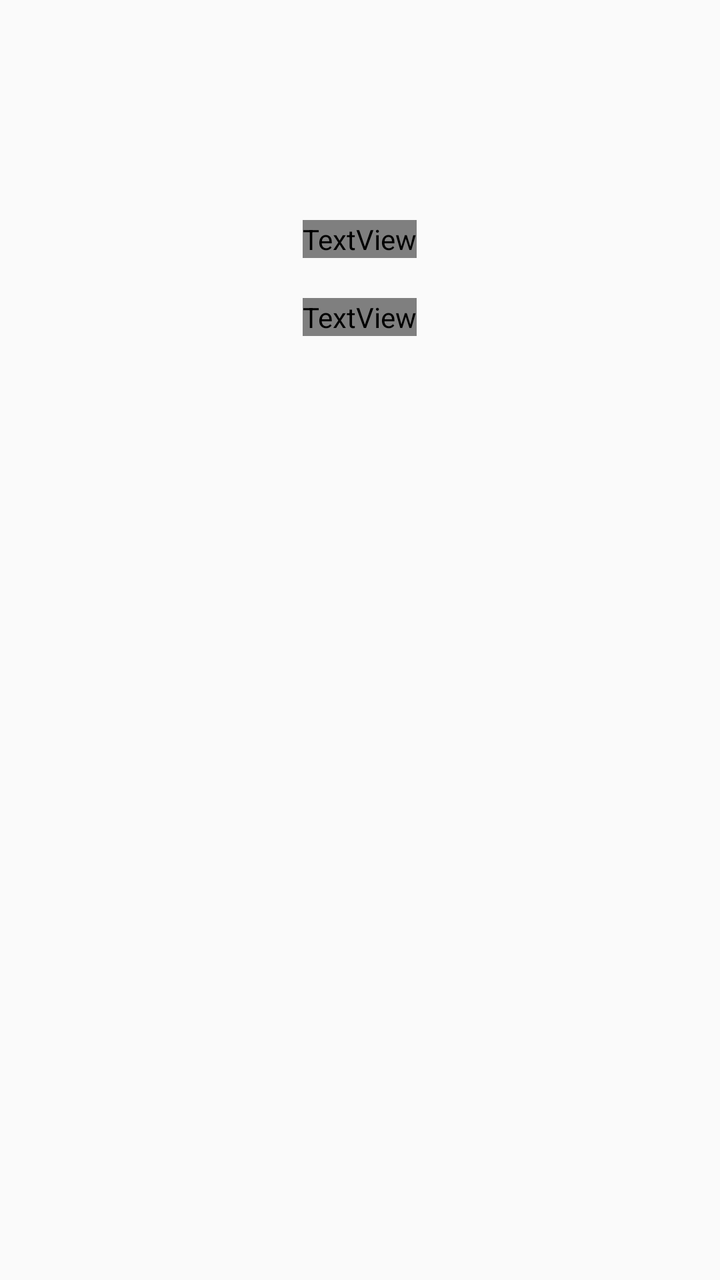
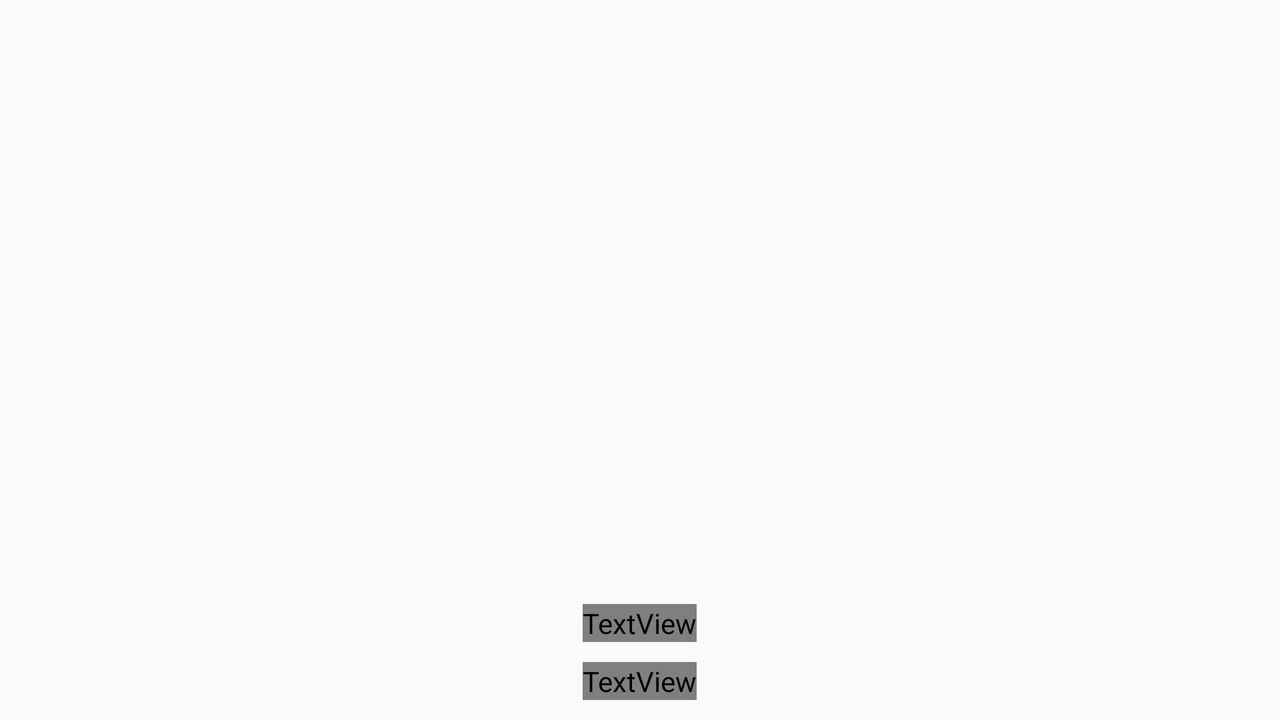

First picture: res/layout/ on a phone held upright. Second picture: the repository's own variant of that layout, on a device whose configuration matches the variant's folder. Source for both follows.
<!-- AndroidManifest.xml: application theme AppTheme -->
<!-- res/layout/result_fragment.xml -->
<?xml version="1.0" encoding="utf-8"?>
<RelativeLayout xmlns:android="http://schemas.android.com/apk/res/android"
    android:layout_width="match_parent"
    android:layout_height="match_parent"
    android:animateLayoutChanges="true"
    android:contentDescription="@string/result_fragment_content_description"
    android:padding="30dip">

    <RelativeLayout
        android:id="@+id/rl_progress_result_activity"
        android:layout_width="match_parent"
        android:layout_height="match_parent">

        <RelativeLayout
            android:id="@+id/rl_safelock_result_activity"
            android:layout_width="wrap_content"
            android:layout_height="wrap_content"
            android:layout_centerHorizontal="true"
            android:layout_marginBottom="20dip"
            android:layout_marginTop="60dip">

            <ImageView
                android:id="@+id/iv_safelock_background_result_activity"
                android:layout_width="wrap_content"
                android:layout_height="wrap_content" />

            <ImageView
                android:id="@+id/iv_safelock_spinner_result_activity"
                android:layout_width="wrap_content"
                android:layout_height="wrap_content" />

        </RelativeLayout>

        <TextView
            android:id="@+id/tv_progress_result_activity"
            android:layout_width="wrap_content"
            android:layout_height="wrap_content"
            android:layout_below="@id/rl_safelock_result_activity"
            android:layout_centerHorizontal="true"
            android:layout_marginBottom="20dip"
            android:gravity="center_horizontal"
            android:textColor="@color/csasColorWhite"
            android:textSize="20sp" />

        <TextView
            android:id="@+id/tv_progress_description_result_activity"
            android:layout_width="wrap_content"
            android:layout_height="wrap_content"
            android:layout_below="@id/tv_progress_result_activity"
            android:layout_centerHorizontal="true"
            android:layout_marginLeft="30dip"
            android:layout_marginRight="30dip"
            android:gravity="center_horizontal"
            android:textColor="@color/csasColorWhite"
            android:textSize="15sp" />
    </RelativeLayout>

    <RelativeLayout
        android:id="@+id/rl_result_result_activity"
        android:layout_width="match_parent"
        android:layout_height="match_parent"
        android:visibility="invisible">

        <Button
            android:layout_width="match_parent"
            android:layout_height="53dip"
            android:layout_alignParentBottom="true"
            android:layout_centerHorizontal="true"
            android:background="@drawable/button_round_blue" />

        <Button
            android:id="@+id/btn_new_registration_result_activity"
            android:layout_width="match_parent"
            android:layout_height="50dip"
            android:layout_alignParentBottom="true"
            android:layout_centerHorizontal="true"
            android:layout_marginBottom="3dip"
            android:background="@drawable/button_round_white"
            android:text="@string/btn_new_registration_result_activity"
            android:textColor="@color/csasColorPrimary"
            android:textSize="17sp" />

        <TextView
            android:id="@+id/tv_failure_description_result_activity"
            android:layout_width="wrap_content"
            android:layout_height="wrap_content"
            android:layout_above="@id/btn_new_registration_result_activity"
            android:layout_centerHorizontal="true"
            android:layout_marginBottom="30dip"
            android:gravity="center_horizontal"
            android:paddingLeft="20dip"
            android:paddingRight="20dip"
            android:text="@string/authorization_failed_description_result_activity"
            android:textColor="@color/csasColorWhite"
            android:textSize="15sp" />

        <TextView
            android:id="@+id/tv_failure_result_activity"
            android:layout_width="wrap_content"
            android:layout_height="wrap_content"
            android:layout_above="@id/tv_failure_description_result_activity"
            android:layout_centerHorizontal="true"
            android:layout_marginBottom="40dip"
            android:gravity="center_horizontal"
            android:text="@string/authorization_failed_result_activity"
            android:textColor="@color/csasColorWhite"
            android:textSize="20sp" />

        <RelativeLayout
            android:layout_width="match_parent"
            android:layout_height="match_parent"
            android:layout_above="@id/tv_failure_result_activity"
            android:layout_below="@id/title_lockerui_activity">

            <ImageView
                android:id="@+id/iv_result_activity"
                android:layout_width="wrap_content"
                android:layout_height="wrap_content"
                android:layout_centerHorizontal="true"
                android:layout_centerVertical="true" />
        </RelativeLayout>
    </RelativeLayout>
</RelativeLayout>
<!-- resources referenced by this layout -->
<resources>
  <color name="csasColorPrimary">#135091</color>
  <!-- drawable button_round_blue (drawable) -->
  <?xml version="1.0" encoding="utf-8"?>
  <selector xmlns:android="http://schemas.android.com/apk/res/android">
  
      <item>
          <shape>
              <solid
                  android:color="@color/csasColorPrimaryLight" />
              <corners
                  android:radius="5dp" />
          </shape>
      </item>
  
  </selector>
  <!-- drawable button_round_white (drawable) -->
  <?xml version="1.0" encoding="utf-8"?>
  <selector xmlns:android="http://schemas.android.com/apk/res/android">
      <item android:state_pressed="true">
          <shape>
              <solid
                  android:color="@color/csasColorPrimaryLight" />
              <corners
                  android:radius="5dp" />
          </shape>
      </item>
      <item>
          <shape>
              <solid
                  android:color="@color/csasColorWhite" />
              <corners
                  android:radius="5dp" />
          </shape>
      </item>
  </selector>
  <string name="authorization_failed_description_result_activity">Unfortunately, your login was not successful due to the login attempts limit exceeding.</string>
  <string name="authorization_failed_result_activity">Login failed</string>
  <string name="btn_new_registration_result_activity">REGISTER</string>
  <string name="result_fragment_content_description">This is registration or unlock progress page.</string>
  <style name="AppTheme" parent="Theme.AppCompat.Light.NoActionBar">
          
          <item name="colorPrimary">@color/csasColorPrimary</item>
          <item name="colorPrimaryDark">@color/csasColorPrimaryDark</item>
          <item name="colorAccent">@color/csasColorAccent</item>
      </style>
  <color name="csasColorPrimaryLight">#6C9BB6</color>
  <color name="csasColorPrimaryDark">#004466</color>
  <color name="csasColorAccent">#FF4081</color>
</resources>
<!-- res/layout-land/result_fragment.xml (the repository's variant of the layout above) -->
<!-- drawn on the phone turned sideways -->
<?xml version="1.0" encoding="utf-8"?>
<RelativeLayout xmlns:android="http://schemas.android.com/apk/res/android"
    android:layout_width="match_parent"
    android:layout_height="match_parent"
    android:animateLayoutChanges="true"
    android:contentDescription="@string/result_fragment_content_description"
    android:padding="10dip">

    <RelativeLayout
        android:id="@+id/rl_progress_result_activity"
        android:layout_width="match_parent"
        android:layout_height="match_parent">

        <TextView
            android:id="@+id/tv_progress_description_result_activity"
            android:layout_width="wrap_content"
            android:layout_height="wrap_content"
            android:layout_alignParentBottom="true"
            android:layout_centerHorizontal="true"
            android:layout_marginLeft="30dip"
            android:layout_marginRight="30dip"
            android:gravity="center_horizontal"
            android:textColor="@color/csasColorWhite"
            android:textSize="15sp" />

        <TextView
            android:id="@+id/tv_progress_result_activity"
            android:layout_width="wrap_content"
            android:layout_height="wrap_content"
            android:layout_above="@id/tv_progress_description_result_activity"
            android:layout_centerHorizontal="true"
            android:layout_marginBottom="10dip"
            android:gravity="center_horizontal"
            android:textColor="@color/csasColorWhite"
            android:textSize="20sp" />

        <RelativeLayout
            android:id="@+id/rl_safelock_result_activity"
            android:layout_width="wrap_content"
            android:layout_height="wrap_content"
            android:layout_above="@id/tv_progress_result_activity"
            android:layout_centerHorizontal="true"
            android:layout_marginBottom="10dip"
            android:layout_marginTop="10dip">

            <ImageView
                android:id="@+id/iv_safelock_background_result_activity"
                android:layout_width="wrap_content"
                android:layout_height="match_parent"
                android:layout_centerInParent="true" />

            <ImageView
                android:id="@+id/iv_safelock_spinner_result_activity"
                android:layout_width="wrap_content"
                android:layout_height="match_parent"
                android:layout_centerInParent="true" />

        </RelativeLayout>
    </RelativeLayout>

    <RelativeLayout
        android:id="@+id/rl_result_result_activity"
        android:layout_width="match_parent"
        android:layout_height="match_parent"
        android:visibility="invisible">

        <Button
            android:layout_width="270dip"
            android:layout_height="53dip"
            android:layout_alignParentBottom="true"
            android:layout_centerHorizontal="true"
            android:background="@drawable/button_round_blue" />

        <Button
            android:id="@+id/btn_new_registration_result_activity"
            android:layout_width="270dip"
            android:layout_height="50dip"
            android:layout_alignParentBottom="true"
            android:layout_centerHorizontal="true"
            android:layout_marginBottom="3dip"
            android:background="@drawable/button_round_white"
            android:text="@string/btn_new_registration_result_activity"
            android:textColor="@color/csasColorPrimary"
            android:textSize="17sp" />

        <TextView
            android:id="@+id/tv_failure_description_result_activity"
            android:layout_width="wrap_content"
            android:layout_height="wrap_content"
            android:layout_above="@id/btn_new_registration_result_activity"
            android:layout_centerHorizontal="true"
            android:layout_marginBottom="20dip"
            android:gravity="center_horizontal"
            android:paddingLeft="50dip"
            android:paddingRight="50dip"
            android:text="@string/authorization_failed_description_result_activity"
            android:textColor="@color/csasColorWhite"
            android:textSize="15sp" />

        <TextView
            android:id="@+id/tv_failure_result_activity"
            android:layout_width="wrap_content"
            android:layout_height="wrap_content"
            android:layout_above="@id/tv_failure_description_result_activity"
            android:layout_centerHorizontal="true"
            android:layout_marginBottom="10dip"
            android:text="@string/authorization_failed_result_activity"
            android:textColor="@color/csasColorWhite"
            android:textSize="20sp" />


        <RelativeLayout
            android:id="@+id/rl_result_activity"
            android:layout_width="match_parent"
            android:layout_height="wrap_content"
            android:layout_above="@id/tv_failure_result_activity"
            android:layout_centerHorizontal="true"
            android:layout_marginBottom="10dip"
            android:layout_marginTop="10dip">

            <ImageView
                android:id="@+id/iv_result_activity"
                android:layout_width="wrap_content"
                android:layout_height="match_parent"
                android:layout_centerInParent="true"
                android:src="@drawable/lock_ok_screen" />
        </RelativeLayout>
    </RelativeLayout>

</RelativeLayout>
<!-- resources referenced by the variant -->
<!-- as the phone turned sideways resolves them -->
<resources>
  <color name="csasColorPrimary">#135091</color>
  <!-- drawable button_round_blue (drawable) -->
  <?xml version="1.0" encoding="utf-8"?>
  <selector xmlns:android="http://schemas.android.com/apk/res/android">
  
      <item>
          <shape>
              <solid
                  android:color="@color/csasColorPrimaryLight" />
              <corners
                  android:radius="5dp" />
          </shape>
      </item>
  
  </selector>
  <!-- drawable button_round_white (drawable) -->
  <?xml version="1.0" encoding="utf-8"?>
  <selector xmlns:android="http://schemas.android.com/apk/res/android">
      <item android:state_pressed="true">
          <shape>
              <solid
                  android:color="@color/csasColorPrimaryLight" />
              <corners
                  android:radius="5dp" />
          </shape>
      </item>
      <item>
          <shape>
              <solid
                  android:color="@color/csasColorWhite" />
              <corners
                  android:radius="5dp" />
          </shape>
      </item>
  </selector>
  <!-- drawable lock_ok_screen: png bitmap (drawable-hdpi, 5906 bytes) -->
  <string name="authorization_failed_description_result_activity">Unfortunately, your login was not successful due to the login attempts limit exceeding.</string>
  <string name="authorization_failed_result_activity">Login failed</string>
  <string name="btn_new_registration_result_activity">REGISTER</string>
  <string name="result_fragment_content_description">This is registration or unlock progress page.</string>
  <style name="AppTheme" parent="Theme.AppCompat.Light.NoActionBar">
          
          <item name="colorPrimary">@color/csasColorPrimary</item>
          <item name="colorPrimaryDark">@color/csasColorPrimaryDark</item>
          <item name="colorAccent">@color/csasColorAccent</item>
      </style>
  <color name="csasColorPrimaryLight">#6C9BB6</color>
  <color name="csasColorPrimaryDark">#004466</color>
  <color name="csasColorAccent">#FF4081</color>
</resources>
